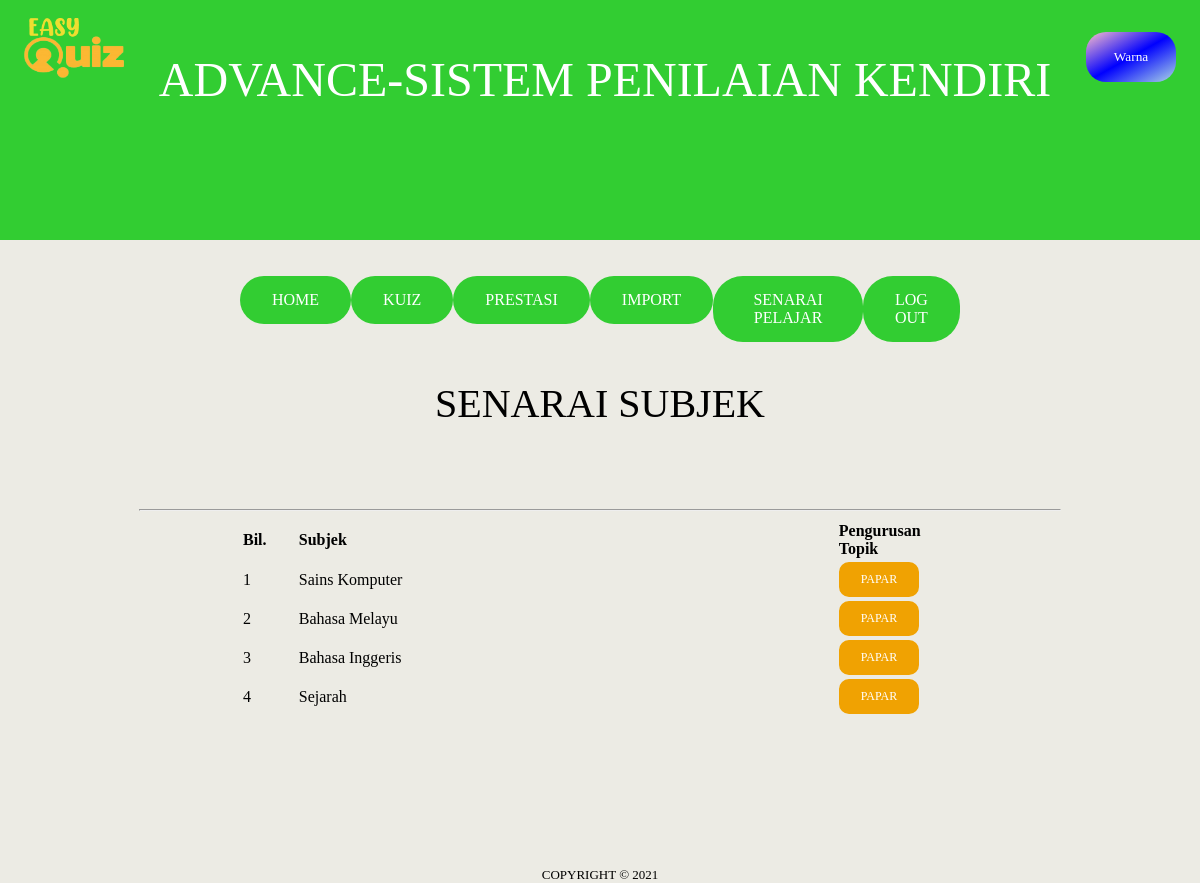
Screenshot of /pilih_subjek.php (signed in) with the database file from the repository.
### tables this page shows
CREATE TABLE `subjek` (
  `idsubjek` int(11) NOT NULL,
  `subjek` varchar(30) NOT NULL
);

### pilih_subjek.php (the view, shortened to what this page needs)
<?php
include 'header.php';
?>
<!DOCTYPE html>
<html lang="en" dir="ltr">
<head>
  <?php include 'menu.php'; ?>
</head>
<body>
  <center>
    <p id="p1">SENARAI SUBJEK</p>
  </center>
  <br>
  <br>
  <main>
    <br>
    <table width="60%" border="0" align=center style="font-size:16px;font-family:DIN Next LT Pro Light;">
      <tr>
        <td width="5%"><b> Bil. </b></td>
        <td width="50%"><b> Subjek </b></td>
        <td width="10%"><b> Pengurusan Topik</b></td>
      </tr>
      <hr>
      <?php
      $no = 1;
      $data1 = mysqli_query($hubung, "SELECT * FROM subjek");
      while ($info1 = mysqli_fetch_array($data1)) {
      ?>
        <tr>
          <td><?php echo $no; ?></td>
          <td><?php echo $info1['subjek']; ?></td>
          <td align="left">
            <a href="papar_topik.php?idsubjek=<?php echo $info1['idsubjek']; ?>&subjek=<?php echo $info1['subjek']; ?>"><button id="papar">PAPAR</button></a>
          </td>
        </tr>
      <?php $no++;
      } ?>
    </table>
  </main>
  <center style="margin-top:150px;"><?php include 'footer.php'; ?></center>
</body>
</html>

### pilih_subjek.php (style rules this page uses)
body { background-color: #ECEBE4; }
#p1 { font-family: "Feather Bold"; font-size: 40px; margin-top: 20px; margin-bottom: 20px; }
#papar { background-color: #F0A202; border: none; color: white; padding: 8px 20px; text-align: center; font-family: "Feather Bold"; display: inline-block; font-size: 12px; border-radius: 10px; border: 2px solid #F0A202; margin: 0; }
hr { width: 920px; }
b { font-family: "DIN Next LT Pro Bold"; }

### rows the page displays
subjek: subjek "Sains Komputer"
subjek: subjek "Bahasa Melayu"
subjek: subjek "Bahasa Inggeris"
subjek: subjek "Sejarah"

### other values shown
$nama_sistem "ADVANCE-SISTEM PENILAIAN KENDIRI"
